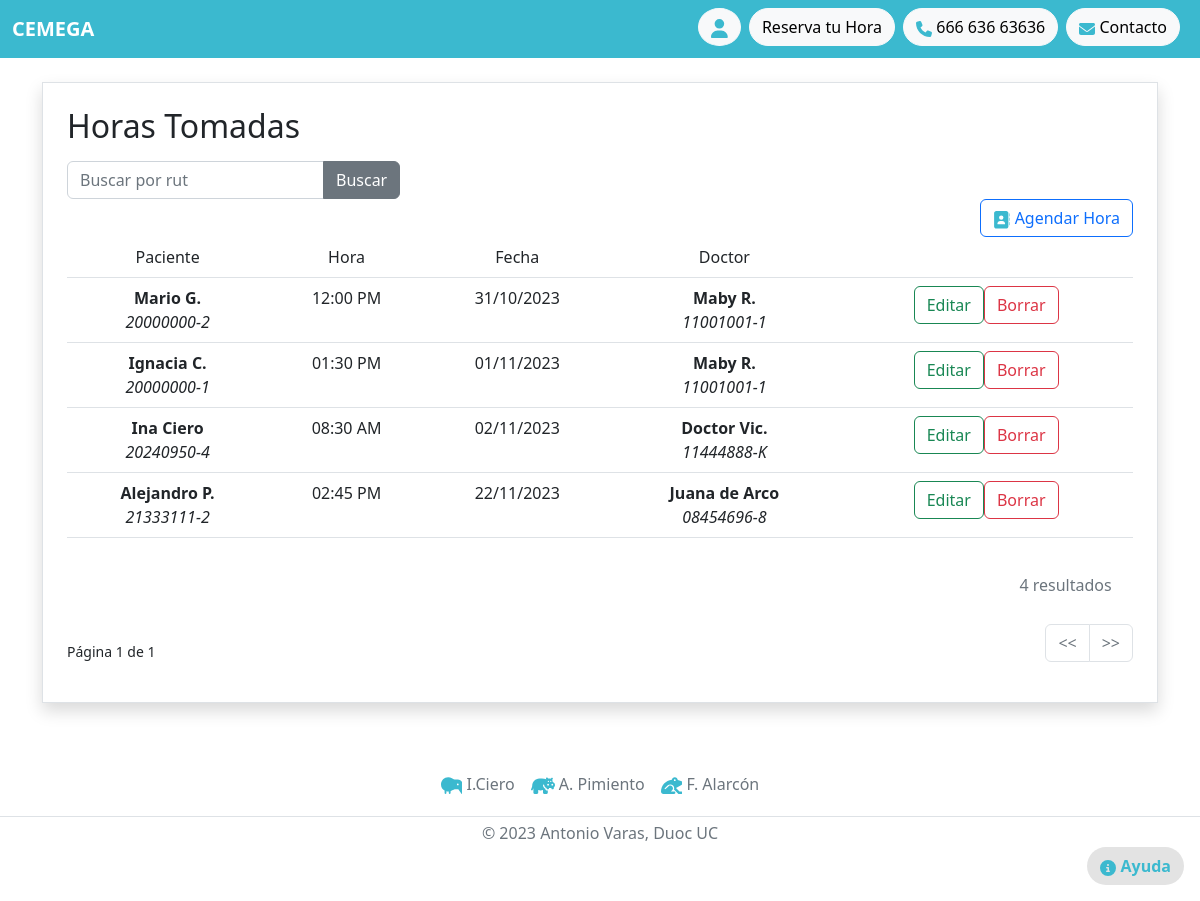
The page /vsecretaria on the database as committed earlier.
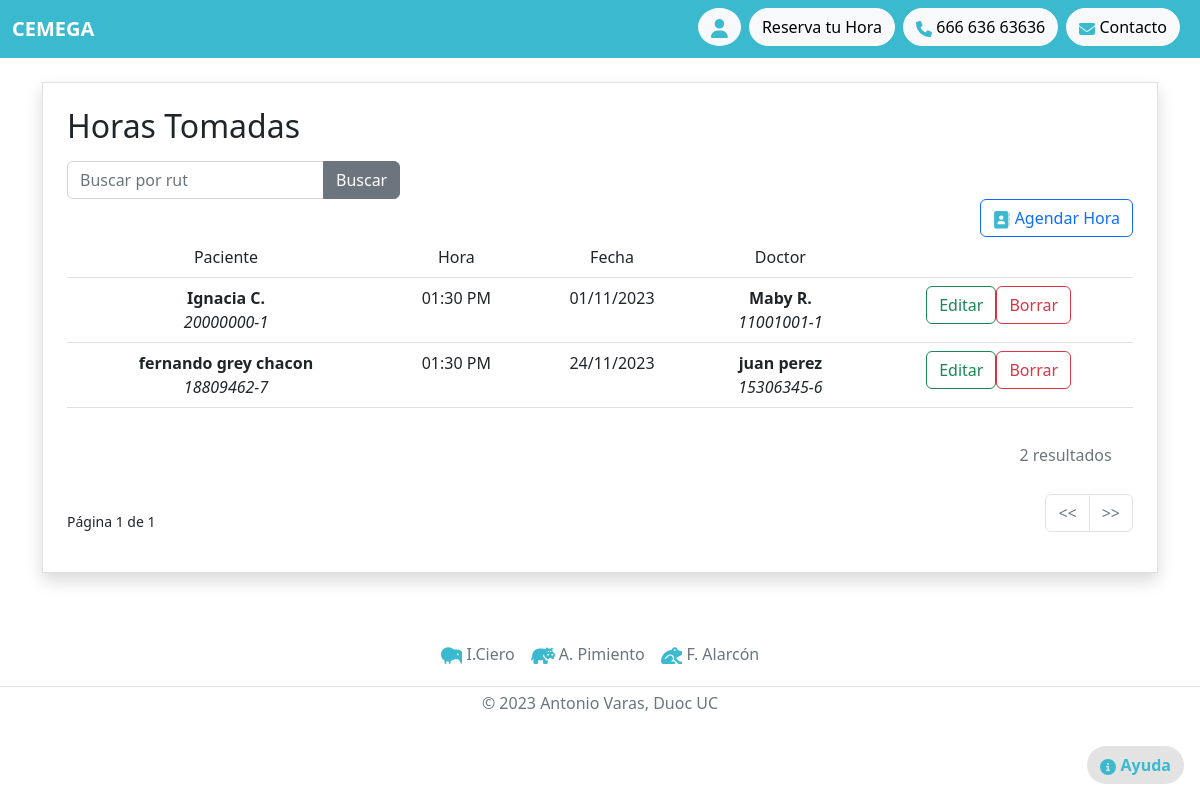
The same page on the database as committed later.
### horas/models.py (models this page shows, shortened)
class HoraMedica(models.Model):
    fecha = models.DateField(null=False, blank=False)
    hora = models.TimeField(null=False, blank=False)
    rut_paciente  = models.CharField(max_length=10, verbose_name='Rut del Paciente')
    nom_paciente = models.CharField(max_length=50, verbose_name='Nombre del Paciente')
    mail_paciente = models.EmailField(max_length=100, null=True, blank=True, verbose_name='Mail del Paciente')
    rut_doctor = models.CharField(max_length=10, verbose_name='Rut del Doctor')
    nom_doctor = models.CharField(max_length=50, verbose_name='Nombre del Doctor')

### horas/views.py (the view)
# urls.py: path('vsecretaria',views.ListadoHoras.as_view(), name='horamedica_list' ),
class ListadoHoras(generic.ListView):
    model = HoraMedica
    paginate_by = 5
    def get_queryset(self) -> QuerySet[Any]:
        q = self.request.GET.get('q')
        if q:
            return HoraMedica.objects.filter(rut_paciente__icontains=q)
        return super().get_queryset()

### horas/templates/horas/horamedica_list.html (shortened to what this page needs)
{% extends 'horas/base.html' %}
{% load static %}
{% block content %}
<div class="p-4 border shadow">
    <h2>Horas Tomadas</h2>
    <div class="mt-3 d-flex justify-content-between">
        <form action="" style="max-width: 400px;">
            <div class="input-group">
                <input type="text" class="form-control" placeholder="Buscar por rut" name="q" value="{{ request.Get.q }}">
                <button class="btn btn-secondary">
                    {% if request.GET.q %}
                        Volver
                    {% else %}
                        Buscar
                    {% endif %}
                </button>
            </div>
        </form>
    </div>
    <div class="text-end">
        <a href="{% url 'horamedica_new' %}" class="btn btn-outline-primary">
            Agendar Hora
        </a>
    </div>
    <div class="table-responsive">
        <table class="table table-hover " style="padding-inline: 5%;">
            <thead class="text-center">
                <tr>
                    <td>Paciente</td>
                    <td>Hora</td>
                    <td>Fecha</td>
                    <td>Doctor</td>
                    <td></td>
                </tr>
            </thead>
            <tbody class="text-center">
                {% for horamedica in object_list %}
                <tr>
                    <td>
                        <div class="fw-bold">{{ horamedica.nom_paciente }}</div>
                        <div><em>{{ horamedica.rut_paciente }}</em></div>
                    </td>
                    <td> {{ horamedica.hora|time:"h:i A" }} </td>
                    <td> {{ horamedica.fecha|date:"d/m/Y" }}</td>
                    <td>
                        <div class="fw-bold">{{ horamedica.nom_doctor|default:'-' }}</div>
                        <div><em>{{ horamedica.rut_doctor|default:'-' }}</em></div>
                    </td>
                    <td>
                        <div class="btn-group " role="group">
                            <a href="{% url 'horamedica_edit' horamedica.pk %}"><button type="button" class="btn btn-outline-success">Editar</button></a>
                            <a href="{% url 'horamedica_delete' horamedica.pk %}"><button type="button" class="btn btn-outline-danger">Borrar</button></a>
                        </div>
                    </td>
                </tr>
                {% endfor %}
            </tbody>
        </table>
    </div>
    <div class="text-end mb-1">
        <h6 class="text-muted" style="padding: 2%;"> {{ page_obj.paginator.count }} resultado{{ page_obj.paginator.count|pluralize }}</h6>
    </div>
    <div class="d-flex justify-content-between align-items-center">
        <small class="d-none d-sm-inline-block text-body">
            Página {{ page_obj.number }} de {{ page_obj.paginator.num_pages }}
        </small>
        <nav aria-label="Page navigation">
            <ul class="pagination justify-content-center">
                {% if page_obj.has_previous %}
                    <li class="page-item">
                        <a class="page-link" href="{% url 'contact_list' %}?page={{ page_obj.previous_page_number }}"
                           aria-label="Anterior">
                            <span aria-hidden="true">
                                <<
                            </span>
                        </a>
                    </li>
                {% else %}
                    <li class="page-item disabled">
                        <a class="page-link" href="#" aria-label="Anterior">
                            <span aria-hidden="true">
                                <<
                            </span>
                        </a>
                    </li>
                {% endif %}
                {% if page_obj.has_next %}
                    <li class="page-item">
                        <a class="page-link" href="{% url 'contact_list' %}?page={{ page_obj.next_page_number }}"
                           aria-label="Siguiente">
                            <span aria-hidden="true">
                                >>
                            </span>
                        </a>
                    </li>
                {% else %}
                    <li class="page-item disabled">
                        <a class="page-link" href="#" aria-label="Siguiente">
                            <span aria-hidden="true">
                                >>
                            </span>
                        </a>
                    </li>
                {% endif %}
            </ul>
        </nav>
    </div>
</div>
{% endblock content %}

### horas/templates/horas/base.html (shortened to what this page needs)
{% load static %}
<!DOCTYPE html>
<html lang="es">
<head>
    <link rel="stylesheet" href="{% static 'bootstrap/css/bootstrap.min.css' %}">
    <link rel="stylesheet" href="{% static 'bootstrap5/css/bootstrap.min.css' %}">
</head>
<body>
    <nav class="navbar navbar-expand-lg navbar-dark" style="background-color: #3BB9CF;">
        <div class="container-fluid">
            <a class="navbar-brand" href="{% url 'index' %}"><strong>CEMEGA</strong></a>
            <div class="collapse navbar-collapse" id="navbarTogglerDemo02">
                <ul class="navbar-nav ms-auto mb-lg-0">
                    <li class="nav-item me-2 mb-1">
                        <a href="#" class="btn btn-light rounded-circle" role="button">
                            <svg xmlns="http://www.w3.org/2000/svg" height="1.2em" viewBox="0 0 448 512">
                                <style>svg{fill:#000}</style>
                                <path d="M224 256A128 128 0 1 0 224 0a128 128 0 1 0 0 256zm-45.7 48C79.8 304 0 383.8 0 482.3C0 498.7 13.3 512 29.7 512H418.3c16.4 0 29.7-13.3 29.7-29.7C448 383.8 368.2 304 269.7 304H178.3z"/>
                            </svg>
                        </a>
                    </li>
                    <li class="nav-item me-2 mb-1">
                        <a href="{% url 'horamedica_new' %}" class="btn btn-light rounded-pill" role="button">
                            Reserva tu Hora
                        </a>
                    </li>
                    <li class="nav-item me-2 mb-1">
                        <a href="#" class="btn btn-light rounded-pill" role="button">
                            666 636 63636
                        </a>
                    </li>
                    <li class="nav-item me-2 mb-1">
                        <a href="#" class="btn btn-light rounded-pill" role="button">
                            Contacto
                        </a>
                    </li>
                </ul>
            </div>
        </div>
    </nav>
    <div class="container py-4">
        <div class="position-fixed bottom-0 end-0 p-3">
            <button class="btn rounded-pill" style="background-color: #e3e3e3; color: #3bb9cf;">
                <strong>Ayuda</strong>
            </button>
        </div>
        {% block content %}
        {% endblock %}
    </div>
<footer class="py-3 my-4">
    <ul class="nav justify-content-center border-bottom pb-1 mb-1">
      <li class="nav-item"><h6 class="nav-link px-2 text-muted">
         I.Ciero
        </h6></li>
      <li class="nav-item"><h6 class="nav-link px-2 text-muted">
        A. Pimiento
    </h6></li>
      <li class="nav-item"><h6 class="nav-link px-2 text-muted">
        F. Alarcón
      </h6></li>
    </ul>
    <p class="text-center text-muted">© 2023 Antonio Varas, Duoc UC</p>
  </footer>
</body>
</html>

### horas/templates/horas/base.html (style rules this page uses)
svg { fill:#000 }
svg { fill:#3bb9cf }

### horas/templates/horas/horamedica_list.html (style rules this page uses)
svg { fill:#3bb9cf }

Rows that differ between the two databases and show on the page:
removed HoraMedica: nom_paciente "Mario G.", rut_paciente "20000000-2", hora "12:00 PM", fecha "31/10/2023", nom_doctor "Maby R.", rut_doctor "11001001-1"
removed HoraMedica: nom_paciente "Ina Ciero", rut_paciente "20240950-4", hora "08:30 AM", fecha "02/11/2023", nom_doctor "Doctor Vic.", rut_doctor "11444888-K"
removed HoraMedica: nom_paciente "Alejandro P.", rut_paciente "21333111-2", hora "02:45 PM", fecha "22/11/2023", nom_doctor "Juana de Arco", rut_doctor "08454696-8"
added HoraMedica: nom_paciente "fernando grey chacon", rut_paciente "18809462-7", hora "01:30 PM", fecha "24/11/2023", nom_doctor "juan perez", rut_doctor "15306345-6"
Other text that changed with them:
{{ page_obj.paginator.count }}: "4" → "2"
